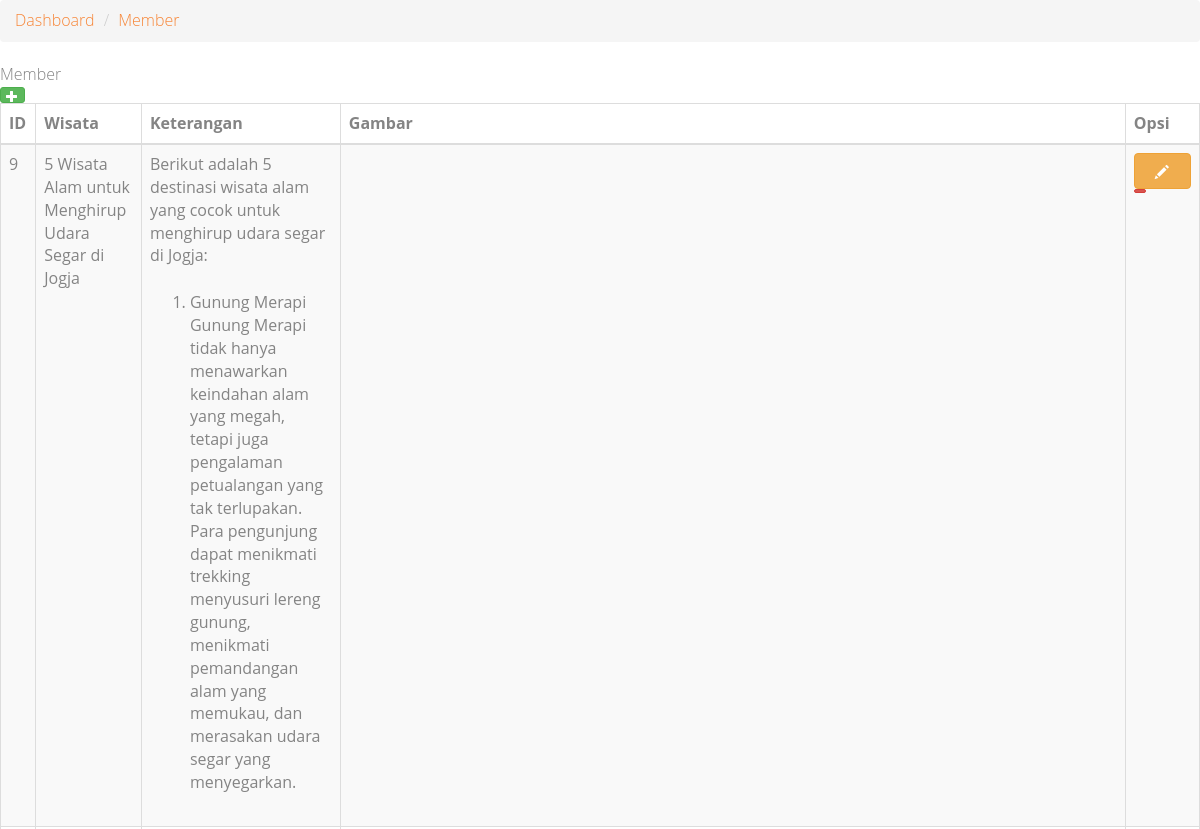
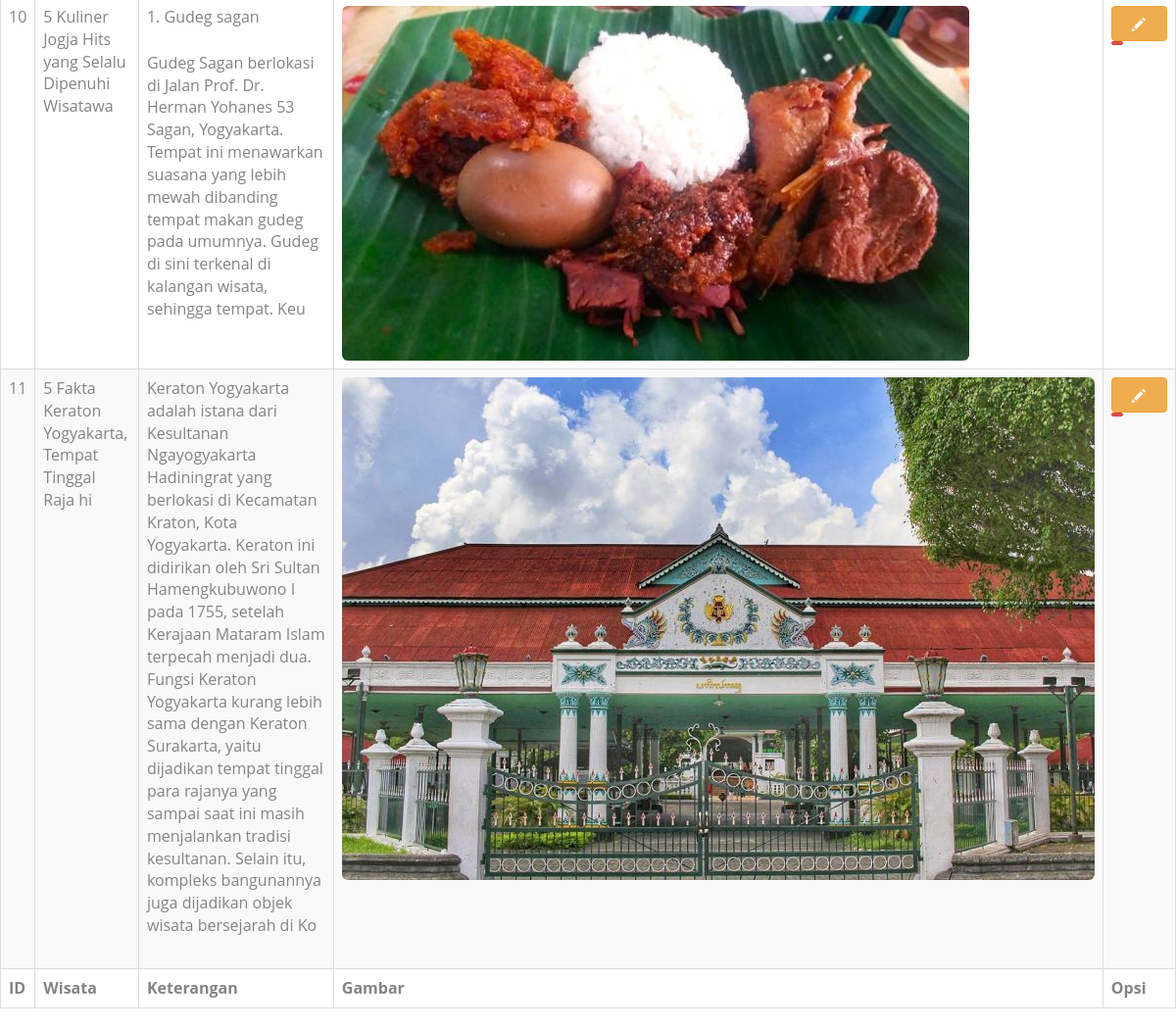
Screenshot of /Admin/ajax/wisata.php (signed in) with the database file from the repository (2 pictures, top to bottom).
### tables this page shows
CREATE TABLE `tempat` (
  `id` int NOT NULL,
  `nama` varchar(50) NOT NULL,
  `konten` varchar(500) NOT NULL,
  `gambar` varchar(50) NOT NULL
);

### class/koneksi.php (called while the page is built, shortened)
<?php
class database{
	public $_host = "localhost";
		public $_username = "gojogjak_arta";
		public $_password = "%Ilham18";
		public $_database = "gojogjak_arta";
		public function getConnection() {
			$this->_connection = new mysqli($this->_host, $this->_username,
											$this->_password, $this->_database);
				return $this->_connection;
		}
	}
?>

### class/wisata.php (called while the page is built, shortened)
<?php
include "koneksi.php";
class wisata extends database{
	function tampil_data(){
		$sql = "SELECT * FROM tempat";
				$result = mysqli_query($this->getConnection(),$sql);
				while ($row = mysqli_fetch_array($result)) {
					$hasil[] = $row;
				}
				return $hasil;
	}
}
?>

### Admin/ajax/wisata.php (the view, shortened to what this page needs)
<?php
include '../../class/wisata.php';
$db= new wisata();
?>
<div class="row">
	<div id="breadcrumb" class="col-md-12">
		<ol class="breadcrumb">
			<li><a href="#">Dashboard</a></li>
			<li><a    href="ajax/edit_member.php">Member</a></li>
		</ol>
	</div>
</div>
<div class="row">
	<div class="col-xs-12">
		<div class="box">
			<div class="box-header">
				<div class="box-name">
					<span>Member</span>
				</div>
				<div class="box-icons">
				<a href="#"  data-target="#ModalAdd" data-toggle="modal"><button type="button" class="btn btn-xs btn-success" data-toggle="tooltip" data-placement="top" title="Tambah Data"><b class="glyphicon glyphicon-plus"></b></button></a>
				</div>
			</div>
			<div class="box-content no-padding">
	<div class="table-responsive">
				<table class="table table-bordered table-striped table-hover table-heading table-datatable" id="datatable-1">
					<thead>
						<tr>
		<th>ID</th>
		<th>Wisata</th>
		<th>Keterangan</th>
		<th>Gambar</th>
		<th>Opsi</th>
						</tr>
					</thead>
					<tbody>
									<?php
	foreach($db->tampil_data() as $x){
	?>
						<tr>
							<td ><?php echo $x['id']; ?></td>
							<td><?php echo $x['nama']; ?></td>
		<td><?php echo $x['konten']; ?></td>
				<td><img class="img-rounded" src="../images/<?php echo $x['gambar']; ?>" alt=""></td>
		<td>
			  <a href="#" class='btn btn-warning open_modal' id='<?php echo $x['id']; ?>'><span class="glyphicon glyphicon-pencil"></span></a>
			      <a href="#" onclick="confirm_modal('prosesWisata.php?id=<?php echo $x['id']; ?>&aksi=hapus');"><button type="button" class="btn btn-xs btn-danger" data-toggle="tooltip" data-placement="top" title="Delete Data"><i class="fa fa-trash-o"></i></button></a>
		</td>
						</tr>
					<?php
	}
	?>
					</tbody>
					<tfoot>
						<tr>
		<th>ID</th>
		<th>Wisata</th>
		<th>Keterangan</th>
		<th>Gambar</th>
		<th>Opsi</th>
						</tr>
					</tfoot>
				</table>
				</div>
			</div>
		</div>
	</div>
</div>
 <?php include ('../modal/modal_delete.php');
 include ('../modal/modal_tambah_wisata.php');
 ?>

### css/style.css (style rules this page uses)
a { color: #f78536; -webkit-transition: 0.5s, ease; -o-transition: 0.5s, ease; transition: 0.5s, ease; }
p, ul, ol { margin-bottom: 1.5em; font-size: 16px; color: #848484; font-family: "Open Sans", Arial, sans-serif; }
.btn { -webkit-transition: 0.3s; -o-transition: 0.3s; transition: 0.3s; }
.btn { text-transform: uppercase; letter-spacing: 1px; -webkit-transition: 0.3s; -o-transition: 0.3s; transition: 0.3s; }

### rows the page displays
tempat: id "9", nama "5 Wisata Alam untuk Menghirup Udara Segar di Jogja", konten "Berikut adalah 5 destinasi wisata alam yang cocok untuk menghirup udara segar di Jogja: Gunung Merapi Gunung Merapi tidak hanya menawarkan keindahan alam yang megah, tetapi juga pengalaman petualangan yang tak terlupakan. Para pengunjung dapat menikmati trekking menyusuri lereng gunung, menikmati pemandangan alam yang memukau, dan merasakan udara segar yang menyegarkan."
tempat: id "10", nama "5 Kuliner Jogja Hits yang Selalu Dipenuhi Wisatawa", konten "1. Gudeg sagan Gudeg Sagan berlokasi di Jalan Prof. Dr. Herman Yohanes 53 Sagan, Yogyakarta. Tempat ini menawarkan suasana yang lebih mewah dibanding tempat makan gudeg pada umumnya. Gudeg di sini terkenal di kalangan wisata, sehingga tempat. Keu", gambar (picture)
tempat: id "11", nama "5 Fakta Keraton Yogyakarta, Tempat Tinggal Raja hi", konten "Keraton Yogyakarta adalah istana dari Kesultanan Ngayogyakarta Hadiningrat yang berlokasi di Kecamatan Kraton, Kota Yogyakarta. Keraton ini didirikan oleh Sri Sultan Hamengkubuwono I pada 1755, setelah Kerajaan Mataram Islam terpecah menjadi dua. Fungsi Keraton Yogyakarta kurang lebih sama dengan Keraton Surakarta, yaitu dijadikan tempat tinggal para rajanya yang sampai saat ini masih menjalankan tradisi kesultanan. Selain itu, kompleks bangunannya juga dijadikan objek wisata bersejarah di Ko", gambar (picture)
